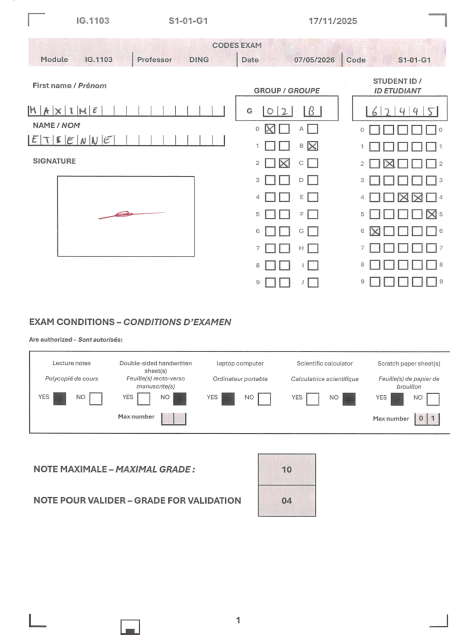
#> input picture utils/assets/form_template_ref.png, 900 x 1270 px (shown at 1/2 size)
$ python -i form_aligner.py   (imports and definitions only)
#> lines starting #> are read from the running program, lines starting #| are printed output that depends on the picture; after the words box and inside, x2 and y2 are one past the last pixel; in counts of white or black regions, pixels touching at a corner belong together
#> further down, picture is the input picture: shape (1270, 900, 3); mean B, G, R 245.5, 245.4, 246.1
"""
Détection des marques de coin (L-brackets) et correction de perspective.

Approche bas niveau :
  1. Binarisation adaptative
  2. Template-matching de 4 L synthétiques (un par coin)
  3. Correction de perspective via cv2.getPerspectiveTransform

Fallback : si la détection des brackets échoue (photo bruitée, brackets
faibles), retourne l'image inchangée — l'appelant utilisera l'ancien
chemin (deskew + bounding box).
"""

import cv2
import numpy as np


def to_gray(img):
    return img if len(img.shape) == 2 else cv2.cvtColor(img, cv2.COLOR_BGR2GRAY)


def binarize(gray, blur=5):
    b = cv2.GaussianBlur(gray, (blur, blur), 0)
    _, binary = cv2.threshold(b, 0, 255, cv2.THRESH_BINARY_INV + cv2.THRESH_OTSU)
    return binary


# ---------------------------------------------------------------------------
# Détection des L-brackets (template matching)
# ---------------------------------------------------------------------------

def _make_L(size, thickness, orient):
    pad = size // 2
    tpl = np.zeros((size + 2 * pad, size + 2 * pad), dtype=np.float32)
    t = thickness
    if orient == "TL":
        tpl[pad:pad + t, pad:pad + size] = 1
        tpl[pad:pad + size, pad:pad + t] = 1
    elif orient == "TR":
        tpl[pad:pad + t, pad:pad + size] = 1
        tpl[pad:pad + size, pad + size - t:pad + size] = 1
    elif orient == "BL":
        tpl[pad + size - t:pad + size, pad:pad + size] = 1
        tpl[pad:pad + size, pad:pad + t] = 1
    else:  # BR
        tpl[pad + size - t:pad + size, pad:pad + size] = 1
        tpl[pad:pad + size, pad + size - t:pad + size] = 1
    return tpl, pad


def _find_bracket(quad_binf, orient, sizes=(60, 80, 100, 130), ts=(4, 5, 6, 8)):
    """Cherche le meilleur L dans une région binarisée (float 0..1)."""
    best = None
    H, W = quad_binf.shape
    for s in sizes:
        for t in ts:
            tpl, pad = _make_L(s, t, orient)
            if tpl.shape[0] >= H or tpl.shape[1] >= W:
                continue
            r = cv2.matchTemplate(quad_binf, tpl, cv2.TM_CCOEFF_NORMED)
            _, sc, _, loc = cv2.minMaxLoc(r)
            if best is None or sc > best[2]:
                best = (loc[0], loc[1], sc, s, pad)
    return best


def find_corner_brackets(img, search_frac=0.20, min_score=0.55,
                         min_edge_frac=0.02):
    """
    Détecte 4 L-brackets (un par coin). Retourne {'TL':(x,y),...} ou None.

    min_edge_frac : distance minimale du bord de l'image (fraction de la dim)
    pour rejeter les fausses détections qui pointent sur le cadre photo.
    """
    gray = to_gray(img)
    H, W = gray.shape
#> H = 1270; W = 900

    # On efface une fine bande au bord (cadres photo, ombres JPEG) avant
    # binarisation : évite les fausses détections de "L" au bord de l'image.
    edge_px = max(3, int(min(H, W) * min_edge_frac))
#> edge_px = 18
    g_clean = gray.copy()
    g_clean[:edge_px, :] = 255
#> g_clean: shape (1270, 900); min 44, max 255, mean 245.6
    g_clean[-edge_px:, :] = 255
    g_clean[:, :edge_px] = 255
#> g_clean: shape (1270, 900); min 44, max 255, mean 245.7
    g_clean[:, -edge_px:] = 255
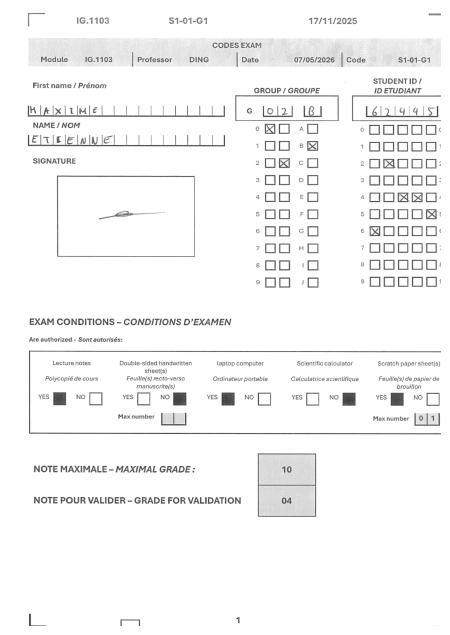
#> g_clean: shape (1270, 900) (shown at 1/2 size); min 44, max 255, mean 245.8

    binary = binarize(g_clean)
#> in binarize, `_, binary = cv2.threshold(b, 0, 255, cv2.THRESH_BINARY_INV + cv2.THRES..`:
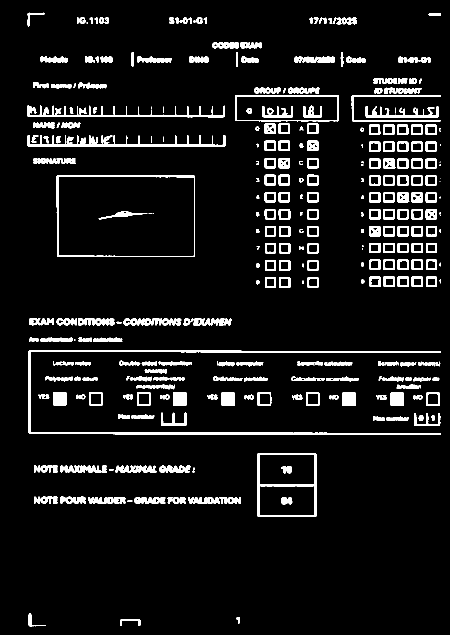
#> binary: shape (1270, 900) (shown at 1/2 size); 7.6% white; 314 white regions (32 under 20 px), largest, box (x1, y1, x2, y2) and area: (57, 701, 882, 869) 6132, (55, 211, 450, 235) 2733, (55, 270, 451, 293) 2707
    binf = binary.astype(np.float32) / 255.0

    sx = int(W * search_frac); sy = int(H * search_frac)
#> after `sx = int(W * search_frac)`: sx = 180
#> after `sy = int(H * search_frac)`: sy = 254
    quads = {
        "TL": (binf[:sy, :sx], 0, 0),
        "TR": (binf[:sy, W - sx:], W - sx, 0),
        "BL": (binf[H - sy:, :sx], 0, H - sy),
        "BR": (binf[H - sy:, W - sx:], W - sx, H - sy),
    }
    out = {}
    # Distance minimale entre le coin détecté et le bord de l'image (px)
    min_dist = edge_px * 2
#> min_dist = 36
    for k, (q, dx, dy) in quads.items():
        b = _find_bracket(q, k)
        if b is None or b[2] < min_score:
            return None
        x, y, sc, sz, pad = b
        if k == "TL":   cx, cy = x + pad, y + pad
        elif k == "TR": cx, cy = x + pad + sz - 1, y + pad
        elif k == "BL": cx, cy = x + pad, y + pad + sz - 1
        else:           cx, cy = x + pad + sz - 1, y + pad + sz - 1
        ax, ay = cx + dx, cy + dy
        # Rejet : trop près du bord de l'image (probable cadre photo)
        if ax < min_dist or ay < min_dist or ax > W - min_dist or ay > H - min_dist:
            return None
        out[k] = (ax, ay)
#> this loop made 1 pass
#> (k, dx, dy, H in _find_bracket, W in _find_bracket, b) on pass 1: ('TL', 0, 0, 254, 180, (45, 86, 0.418, 60, 30))
#> after the loop, out = 0 items
    return out


# ---------------------------------------------------------------------------
# Correction de perspective via les 4 brackets
# ---------------------------------------------------------------------------

# Position attendue des 4 brackets dans le formulaire normalisé (900x1270),
# calibrée sur le rendu PDF (DPI 200) : brackets à env. 7.5%/4.3% des bords.
BRACKET_DST_NORM = {
    "TL": (66, 55),
    "TR": (834, 55),
    "BL": (66, 1215),
    "BR": (834, 1215),
}


def warp_from_brackets(img, brackets, fw=900, fh=1270):
    src = np.array([
        brackets["TL"], brackets["TR"],
        brackets["BR"], brackets["BL"],
    ], dtype=np.float32)
    dst = np.array([
        BRACKET_DST_NORM["TL"], BRACKET_DST_NORM["TR"],
        BRACKET_DST_NORM["BR"], BRACKET_DST_NORM["BL"],
    ], dtype=np.float32)
    M = cv2.getPerspectiveTransform(src, dst)
    return cv2.warpPerspective(img, M, (fw, fh))


def align_form(img, fw=900, fh=1270):
    """
    Renvoie l'image alignée vers le repère (fw, fh) si les 4 brackets sont
    détectés ; sinon None (l'appelant doit utiliser un fallback).
    """
    b = find_corner_brackets(img)
    if b is None:
        return None
    return warp_from_brackets(img, b, fw, fh)


# ---------------------------------------------------------------------------
# Deskew (rotation simple - utilisé en fallback ou en pré-traitement)
# ---------------------------------------------------------------------------

def _hough_dominant_angle(binary):
    edges = cv2.Canny(binary, 50, 150)
    lines = cv2.HoughLines(edges, 1, np.pi / 180, threshold=80)
    if lines is None:
        return 0.0
    angles = []
    for rho, theta in lines[:, 0]:
        a = np.degrees(theta) - 90
        if abs(a) < 45:
            angles.append(a)
    return float(np.median(angles)) if angles else 0.0


def deskew(img, max_angle=15.0):
    gray = to_gray(img)
    binary = binarize(gray)
    angle = _hough_dominant_angle(binary)
    if abs(angle) > max_angle:
        return img
    H, W = img.shape[:2]
    M = cv2.getRotationMatrix2D((W / 2, H / 2), angle, 1.0)
    return cv2.warpAffine(img, M, (W, H),
                          flags=cv2.INTER_LINEAR, borderMode=cv2.BORDER_REPLICATE)


# ---------------------------------------------------------------------------
# Fonctions de compat (utilisées par grid_decoder)


def find_active_area(img):
    """Bounding box rapide via Otsu."""
    gray = to_gray(img)
    _, binary = cv2.threshold(gray, 200, 255, cv2.THRESH_BINARY_INV)
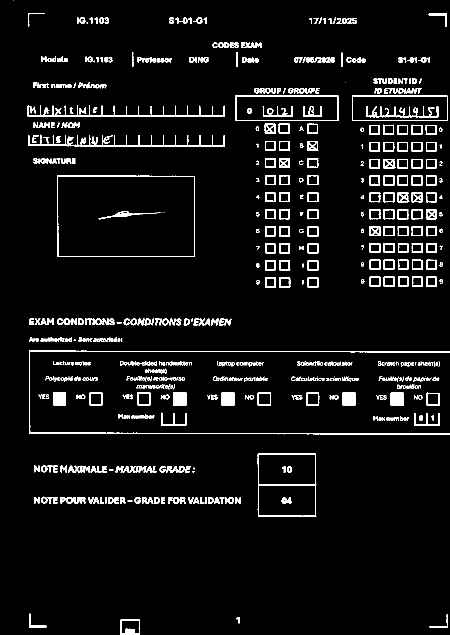
#> binary: shape (1270, 900) (shown at 1/2 size); 5.6% white; 636 white regions (84 under 20 px), largest, box (x1, y1, x2, y2) and area: (58, 701, 900, 869) 4321, (56, 269, 450, 293) 1996, (55, 211, 450, 234) 1979
    H, W = gray.shape
#> H = 1270; W = 900
    row_has = np.any(binary > 0, axis=1)
    col_has = np.any(binary > 0, axis=0)
    r0 = int(np.argmax(row_has))
#> r0 = 0
    r1 = H - int(np.argmax(row_has[::-1])) - 1
#> r1 = 1269
    c0 = int(np.argmax(col_has))
#> c0 = 27
    c1 = W - int(np.argmax(col_has[::-1])) - 1
#> c1 = 899
    return c0, r0, c1 - c0, r1 - r0


FORM_W = 900
FORM_H = 1270


def normalize_form_image(img, is_photo=False):
    """Pipeline complet : essaie l'alignement bracket-based, sinon
    deskew + bbox + resize."""
    aligned = align_form(img, FORM_W, FORM_H)
    if aligned is not None:
        return aligned
    if is_photo:
        img = deskew(img)
    x, y, w, h = find_active_area(img)
#> x = 27; y = 0; w = 872; h = 1269
    return cv2.resize(img[y:y + h, x:x + w], (FORM_W, FORM_H))
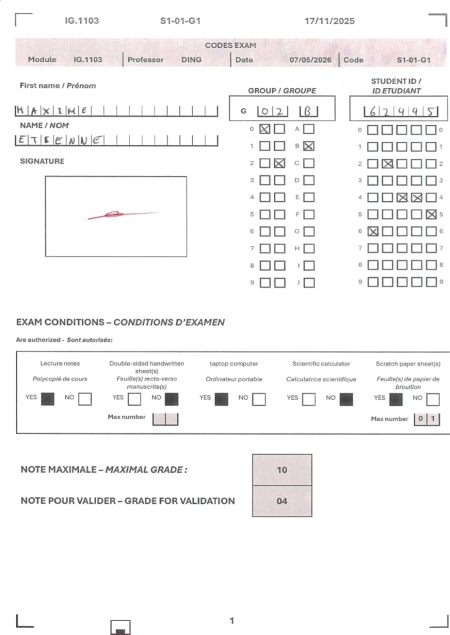
#> returned value: shape (1270, 900, 3) (shown at 1/2 size); mean of channels 0, 1, 2 245.2, 245, 245.8; drawn as B, G, R

>>> import cv2
>>> picture = cv2.imread('assets/form_template_ref.png')
>>> result = normalize_form_image(picture)
